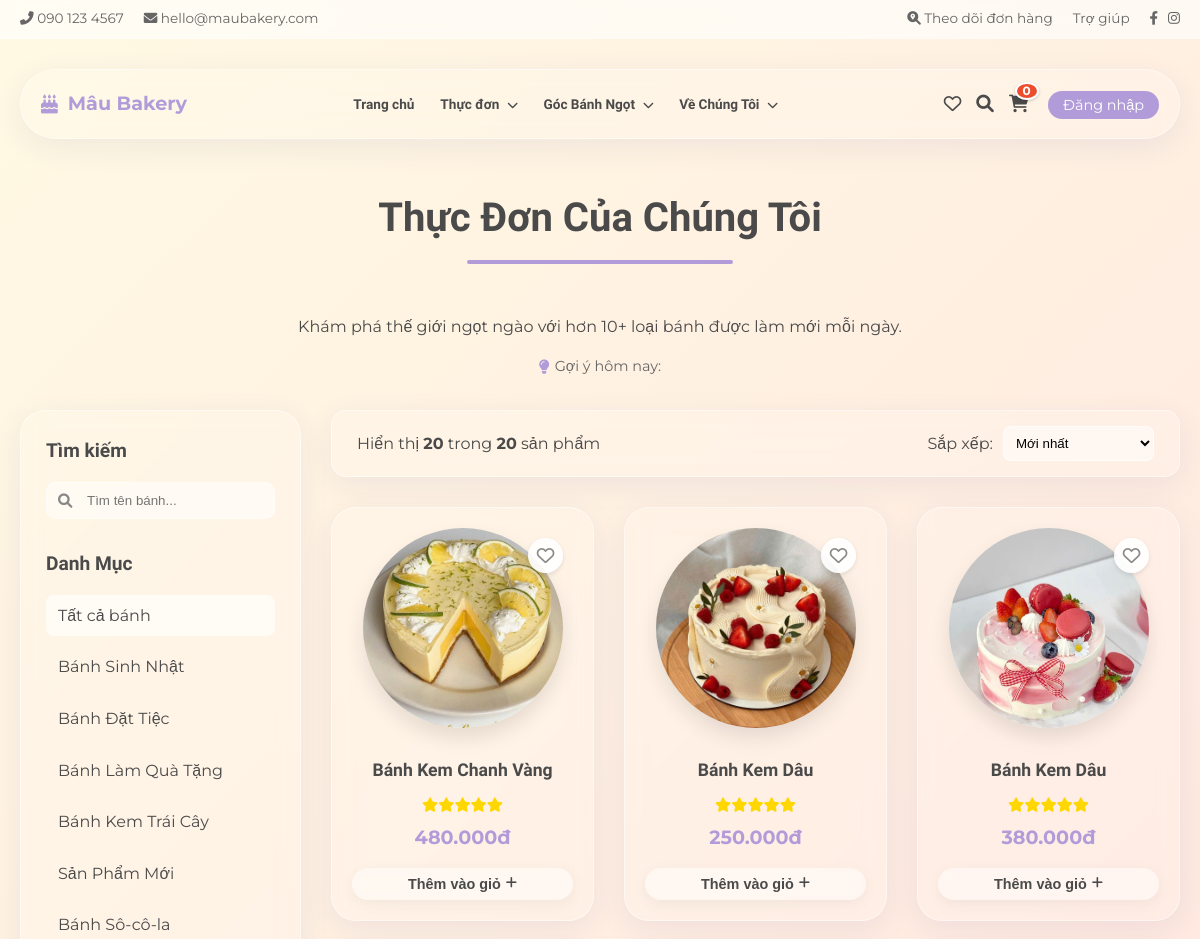
Before: /index.php?page=menu (upper part) with the older database file.
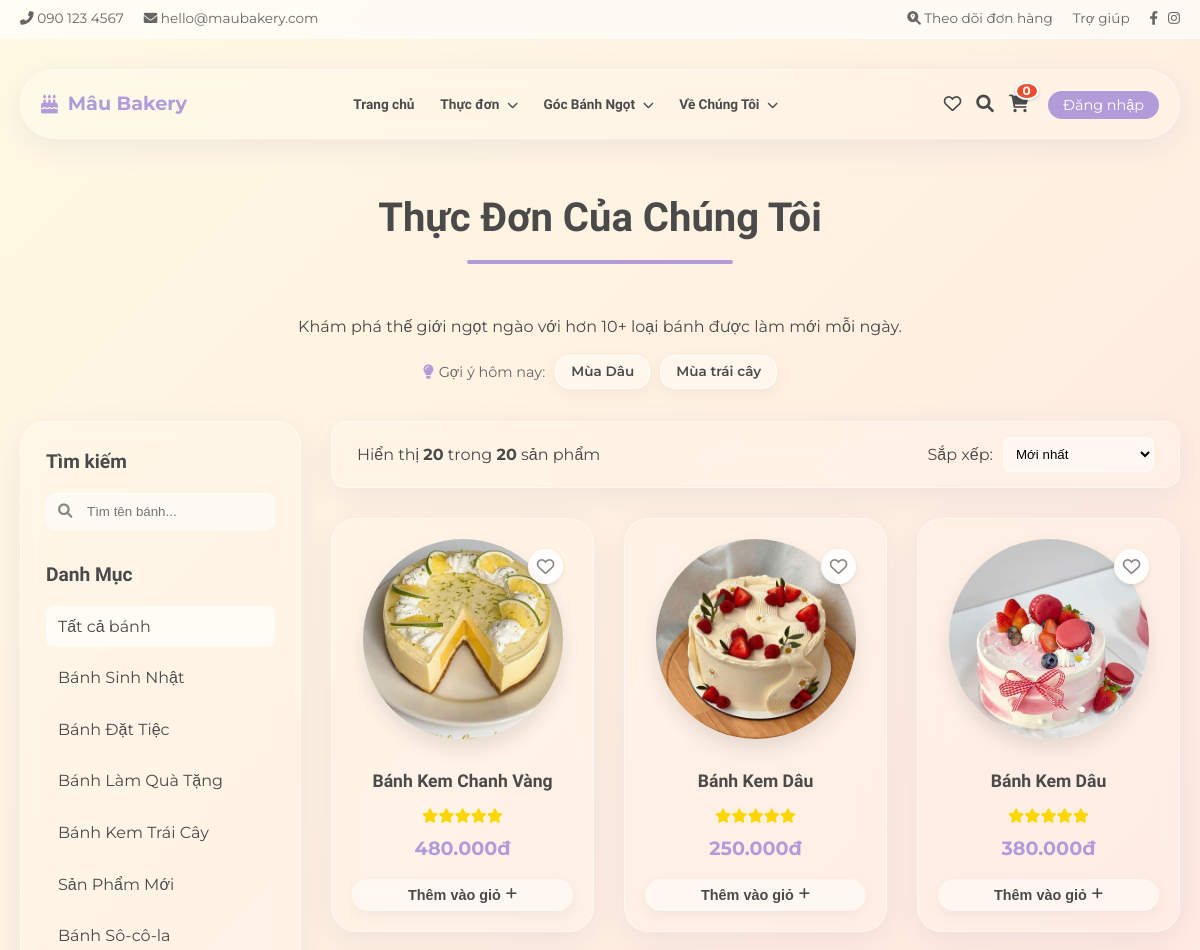
After: the same page with the newer database file.
### tables this page shows
CREATE TABLE `categories` (
  `id` int(11) NOT NULL AUTO_INCREMENT,
  `name` varchar(100) NOT NULL,
  `slug` varchar(100) NOT NULL,
  `image` text DEFAULT NULL,
  `is_active` tinyint(1) DEFAULT 1,
  PRIMARY KEY (`id`),
  UNIQUE KEY `name` (`name`),
  UNIQUE KEY `slug` (`slug`)
);

CREATE TABLE `products` (
  `id` int(11) NOT NULL AUTO_INCREMENT,
  `category_id` int(11) NOT NULL,
  `name` varchar(150) NOT NULL,
  `slug` varchar(150) NOT NULL,
  `description` text DEFAULT NULL,
  `base_price` decimal(10,2) NOT NULL,
  `image` text DEFAULT NULL,
  `views` int(11) DEFAULT 0,
  `is_featured` tinyint(1) DEFAULT 0,
  `is_active` tinyint(1) DEFAULT 1,
  `created_at` datetime DEFAULT current_timestamp(),
  PRIMARY KEY (`id`),
  UNIQUE KEY `slug` (`slug`),
  KEY `category_id` (`category_id`),
  CONSTRAINT `fk_products_categories` FOREIGN KEY (`category_id`) REFERENCES `categories` (`id`) ON DELETE CASCADE
);

CREATE TABLE `featured_tags` (
  `id` int(11) NOT NULL AUTO_INCREMENT,
  `name` varchar(255) NOT NULL,
  `url` varchar(255) NOT NULL,
  `icon` varchar(50) DEFAULT NULL,
  `sort_order` int(11) NOT NULL DEFAULT 0,
  `is_active` tinyint(1) NOT NULL DEFAULT 1,
  `created_at` timestamp NOT NULL DEFAULT current_timestamp(),
  `updated_at` timestamp NOT NULL DEFAULT current_timestamp() ON UPDATE current_timestamp(),
  PRIMARY KEY (`id`)
);

### controllers/MenuController.php (called while the page is built, shortened)
<?php
if (isset($conn)) {
    try {
        $stmt_cat = $conn->prepare("SELECT * FROM categories WHERE is_active = 1");
        $stmt_cat->execute();
        $categories = $stmt_cat->fetchAll();
    } catch (PDOException $e) {
        $categories = [];
    }
}
if (isset($conn)) {
    try {
        $stmt_tags = $conn->prepare("SELECT * FROM featured_tags WHERE is_active = 1 ORDER BY sort_order ASC");
        $stmt_tags->execute();
        $tags = $stmt_tags->fetchAll();
    } catch (PDOException $e) {
        $tags = [];
    }
}
$user_favorites = [];
$category_slug = isset($_GET['category']) ? $_GET['category'] : '';
$page = isset($_GET['p']) ? intval($_GET['p']) : 1;
$limit = 20;
$offset = ($page - 1) * $limit;
$where_clauses = ["is_active = 1"];
$params = [];
$order_by = "created_at DESC";
$sql_where = implode(" AND ", $where_clauses);
if (isset($conn)) {
    try {
        $sql = "SELECT * FROM products WHERE $sql_where ORDER BY $order_by LIMIT $limit OFFSET $offset";
        $stmt_prod = $conn->prepare($sql);
        $stmt_prod->execute($params);
        $products = $stmt_prod->fetchAll();
    } catch (PDOException $e) {
        $products = [];
    }
}
?>

### views/menu.php (the view, shortened to what the changed rows need)
<?php
require_once 'controllers/MenuController.php';
?>
<div class="container mt-2 mb-2">
    <div class="text-center mb-2">
        <h1 class="section-title">Thực Đơn Của Chúng Tôi</h1>
        <div style="display: flex; justify-content: center; gap: 10px; flex-wrap: wrap; margin-bottom: 30px;">
            <span style="font-size: 0.9rem; color: #666; display: flex; align-items: center;"><i
                    class="fas fa-lightbulb" style="color: var(--accent-color); margin-right: 5px;"></i> Gợi ý hôm
                nay:</span>
            <?php foreach ($tags as $tag): ?>
                <a href="<?php echo htmlspecialchars($tag['url']); ?>" class="btn-glass"
                    style="padding: 5px 15px; font-size: 0.85rem; border-radius: 15px; display: flex; align-items: center; gap: 5px; text-decoration: none; color: inherit;">
                    <?php echo htmlspecialchars($tag['name']); ?>
                </a>
            <?php endforeach; ?>
        </div>
    </div>
    <div style="display: flex; flex-wrap: wrap; gap: 30px;">
        <form method="GET" action="index.php" id="filterForm">
            <div class="glass-panel" style="padding: 25px; position: sticky; top: 100px;">
                <div style="margin-bottom: 30px;">
                    <ul style="display: flex; flex-direction: column; gap: 10px;">
                        <?php foreach ($categories as $cat): ?>
                            <li>
                                <a href="index.php?page=menu&category=<?php echo $cat['slug']; ?>"
                                    style="display: flex; justify-content: space-between; align-items: center; padding: 8px 12px; border-radius: 8px; transition: all 0.2s; background: <?php echo ($category_slug == $cat['slug']) ? 'rgba(255,255,255,0.6)' : 'transparent'; ?>">
                                    <span><?php echo $cat['name']; ?></span>
                                </a>
                            </li>
                        <?php endforeach; ?>
                    </ul>
                </div>
            </div>
        </form>
        <div style="flex: 3; min-width: 300px;">
            <div class="product-grid" style="grid-template-columns: repeat(auto-fill, minmax(260px, 1fr));">
                <?php if (empty($products)): ?>
                    <p style="grid-column: 1/-1; text-align: center; color: #888; padding: 40px;">Không tìm thấy sản phẩm
                        nào phù hợp.</p>
                <?php else: ?>
                    <?php foreach ($products as $product): ?>
                        <div class="glass-panel product-card"
                            onclick="window.location.href='index.php?page=product_detail&id=<?php echo $product['id']; ?>'"
                            style="cursor: pointer;">
                            <div style="position: relative;">
                                <img src="<?php echo htmlspecialchars($product['image']); ?>" class="product-img" loading="lazy"
                                    alt="<?php echo htmlspecialchars($product['name']); ?>">
                                <div class="favorite-btn" onclick="toggleFavorite(event, <?php echo $product['id']; ?>)"
                                    style="position: absolute; top: 10px; right: 10px; width: 35px; height: 35px; background: rgba(255,255,255,0.9); border-radius: 50%; display: flex; align-items: center; justify-content: center; cursor: pointer; box-shadow: 0 2px 5px rgba(0,0,0,0.1); transition: transform 0.2s;">
                                    <i class="<?php echo in_array($product['id'], $user_favorites) ? 'fas' : 'far'; ?> fa-heart"
                                        style="color: <?php echo in_array($product['id'], $user_favorites) ? '#e74c3c' : '#888'; ?>; font-size: 1.1rem;"></i>
                                </div>
                            </div>
                            <h3 class="product-name" style="font-size: 1.1rem;">
                                <?php echo $product['name']; ?>
                            </h3>
                            <div style="color: #FFD700; font-size: 0.9rem; margin-bottom: 5px;">
                                <i class="fas fa-star"></i><i class="fas fa-star"></i><i class="fas fa-star"></i><i
                                    class="fas fa-star"></i><i class="fas fa-star"></i>
                            </div>
                            <p class="product-price">
                                <?php echo number_format($product['base_price'], 0, ',', '.'); ?>đ
                            </p>
                            <div class="product-actions" style="margin-top: 15px;">
                                <button
                                    onclick="addToCart(<?php echo $product['id']; ?>, '<?php echo addslashes($product['name']); ?>', <?php echo $product['base_price']; ?>); event.stopPropagation();"
                                    class="btn-glass"
                                    style="padding: 8px 15px; width: 100%; font-size: 0.9rem; border-radius: 50px; display: flex; align-items: center; justify-content: center; text-decoration: none; border: none; cursor: pointer;">
                                    Thêm vào giỏ <i class="fas fa-plus" style="font-size: 0.8rem; margin-left: 5px;"></i>
                                </button>
                            </div>
                        </div>
                    <?php endforeach; ?>
                <?php endif; ?>
            </div>
        </div>
    </div>
</div>
<link rel="stylesheet" href="assets/css/search.css">

Changed rows visible on the page:
added featured_tags: name "Mùa Dâu"
added featured_tags: name "Mùa trái cây"
